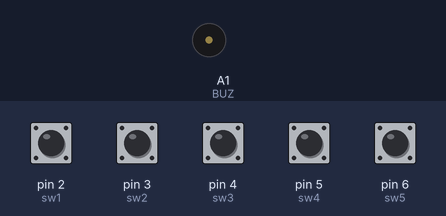
The sketch below on a simulated Arduino Uno, built with avr-gcc and run on an emulated ATmega328P. On the bench: buzzer (waves = sounding). Inputs (shaded band) come from the test bench; at power-on: pin 2 (sw1), pin 3 (sw2), pin 4 (sw3), pin 5 (sw4), pin 6 (sw5) LOW.

Above: at 1.2 s.
1.3 s: pin 2 (sw1) pulled HIGH for 0.15 s
At 1.37 s:
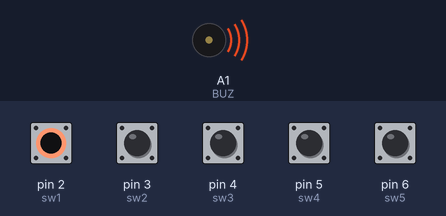
Timing chart, 0 to 4.3 s (numbered marks = the images above; inputs shaded):
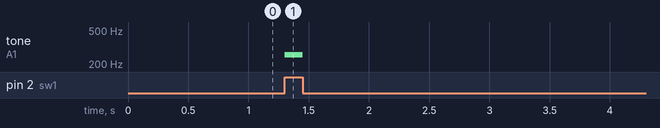

The sketch:

golden_bell_C24-1.ino
```cpp
#define BUZ A1
#define DO 256
#define RE 288
#define MI 320
#define FA 341
#define SO 384

#define DELAY 300

#define sw1 2
#define sw2 3
#define sw3 4
#define sw4 5
#define sw5 6


void setup() {
//int music[] = {SO,MI,MI,FA,RE,RE,DO,RE,MI,FA,SO,SO,SO,SO,SO,MI,MI,MI,FA,RE,RE,DO,MI,SO,SO,MI,MI,MI};
//int length[]={l_8,l_8,l_4,l_8,l_8,l_4,l_8,l_8,l_8,l_8,l_8,l_8,l_4,l_8,l_8,l_8,l_8,l_8,l_8,l_4,l_8,l_8,l_8,l_8,l_8,l_8,l_4};

pinMode(A1,OUTPUT);
pinMode(sw1,INPUT);
pinMode(sw2,INPUT);
pinMode(sw3,INPUT);
pinMode(sw4,INPUT);
pinMode(sw5,INPUT);

}
/* for(int i=0; i<sizeof(music)/sizeof(int); i++)
  {
    tone(BUZ, music[i]); // *2의 이유 진폭 확대 (소리가 선명)
    noTone(3); delay(DELAY);
  // 여러 부저를 사용 시, noTone(9)를 사용해야 다른 부저 소리를 낼 수 있음
  }
}*/

void loop() {

int music[]={DO,RE,MI,FA,SO};

  int sw1_state = digitalRead(sw1);
  int sw2_state = digitalRead(sw2);
  int sw3_state = digitalRead(sw3);
  int sw4_state = digitalRead(sw4);
  int sw5_state = digitalRead(sw5);

  if(sw1_state==HIGH)
  {
     tone(BUZ, music[0]);
  }

  else if(sw2_state==HIGH)
  {
     tone(BUZ, music[1]);
  }

  else if(sw3_state==HIGH)
  {
     tone(BUZ, music[2]);
  }

  else if(sw4_state==HIGH)
  {
     tone(BUZ, music[3]);
  }

  else if(sw5_state==HIGH)
  {
     tone(BUZ, music[4]);
  }

  else
  {
    noTone(A1);
  }

}
```

Measured:
- after the input at 1.3 s, tone on A1 (BUZ): silent → 256 Hz at once, → silent 0.15 s later
